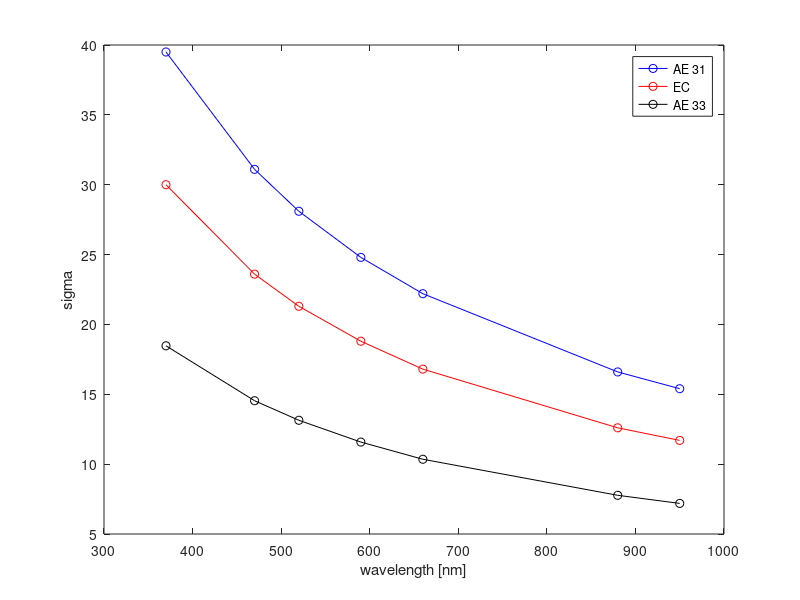

Source code (MATLAB): (Note: this script raises an error after producing the figure.)
function aeth = proc_aeth_2spot


% Aetheometer mass absorption cross-sections
% These aren't final form.
% Ultimately would want to quantitatively assess:
%    A) The explicit benefit of different duration box-car smoothing on
%    PSAP and on AE33.  Looks likely that Allan variance will limit benefit
%    of longer averaging of AE33 to fairly short durations.
%    B)Quantitative bi-square regression of PSAP vs AE33, both uncorrected
%    C)Quantitative bi-square regression of PSAP vs AE33, both corrected
%    for filter loading, multiple scattering
%    D) Consistent method to assess statistical noise.  Maybe need to
%    request a test with filtered air?

spec_attn.AE31.nm = [370,470,520,590,660,880,950];
spec_attn.AE31.sigma = [39.5, 31.1, 28.1, 24.8, 22.2, 16.6, 15.4];
spec_attn.AE31.P = polyfit(log(spec_attn.AE31.nm./1000), log(spec_attn.AE31.sigma), 1);P.AE31 = spec_attn.AE31.P;

spec_attn.EC.nm = [370,470,520,590,660,880,950];
spec_attn.EC.sigma = [30,23.6,21.3,18.8, 16.8, 12.6, 11.7];
spec_attn.EC.P = polyfit(log(spec_attn.EC.nm./1000), log(spec_attn.EC.sigma), 1);P.EC = spec_attn.EC.P ;

%From Aeth33 manual

spec_attn.AE33.nm = [370,470,520,590,660,880,950];
spec_attn.AE33.sigma = [18.47, 14.54, 13.14, 11.58, 10.35, 7.77, 7.19];
spec_attn.AE33.P = polyfit(log(spec_attn.AE33.nm./1000), log(spec_attn.AE33.sigma), 1);P.AE33 = spec_attn.AE33.P;

% 
% 
figure; 
plot(spec_attn.AE31.nm, spec_attn.AE31.sigma, 'bo-', ...
   spec_attn.EC.nm, spec_attn.EC.sigma, 'ro-', ...
   spec_attn.AE33.nm, spec_attn.AE33.sigma, 'ko-');
lg = legend('AE 31','EC','AE 33');set(lg,'interp','none');
xlabel('wavelength [nm]');
ylabel('sigma')
logx; logy;

% The function "anc_bundle_files" reads one or more ARM netcdf files and 
% concatenates or 'bundles' them together into a single structure
% psap3w = ARM_display_beta;
aeth = anc_bundle_files(getfullname('*aosae*.nc','aeth')); % aeth = ARM_display_beta;
ae_data = aeth.vdata;
ae_data.time = aeth.time;
ae_meta.vars = aeth.vatts;
ae_meta.global = aeth.gatts;

% According to manual, define ATN0 when bit 1 = 0 and bit 2 = 1
ii = find( ~bitget(aeth.vdata.instrument_status,1) & bitget(aeth.vdata.instrument_status,2));

tr_1 = aeth.vdata.sample_intensity_spot_1./aeth.vdata.reference_intensity; 
tr_2 = aeth.vdata.sample_intensity_spot_2./aeth.vdata.reference_intensity; 
Tr_1 = tr_1; Tr_2 = tr_2;
for aa = ii
    Tr_1(:,aa:end) = tr_1(:,aa:end)./(tr_1(:,aa)*ones(size(aeth.time(aa:end))));
    Tr_2(:,aa:end) = tr_2(:,aa:end)./(tr_2(:,aa)*ones(size(aeth.time(aa:end))));
    
end
ATN_1 = -100.*log(Tr_1);

figure_; these = plot(aeth.time,Tr_1, '-'); title('Tr spot 1'); dynamicDateTicks;
axs(4) = gca; % ylim([-.1, 1.1]);
recolor(these,[aeth.vdata.wavelength ; aeth.vdata.wavelength]); colorbar;
xl = xlim;


% figure; plot(aeth.time, ae_data.power_supply_temperature,'-'); dynamicDateTicks
% legend('power supply temperature');
% xlim(xl);

% ARM_display_beta;
 % According to Gunnar, we have tape 8050 with an assumed Zeta 0.025
% % Also according MaGee according to Gunnar, AE33 spot size is 10 mm diam
spot_area = pi .* 5.^2;
% The function "smooth_Bab" applies a 60-second box-car smoother to the transmittance
% and integrates the sample flow over the same temporal window to produce
% raw absorption coefficients Bab_raw and also reports the integrated
% volume and effective length for the supplied spot_are. 
% Note that the 60-second smoother is a sliding window so the data is still
% provided at 1-second intervals
% Also, "smooth_Bab" was modified to accept a multi-dimensional Tr which
% saves some processing time by not needing to re-integrate the same sample
% flow for each supplied Tr.

disp('Be patient, the integral and smoother take a little while');

tic
[Bab_1_raw_1m, dV1_ss, dL1_ss] = smooth_Bab(aeth.time, aeth.vdata.sample_flow_rate_spot_1, Tr_1,60, spot_area);toc
% tic
% [Bab_1_raw_3m] = smooth_Bab(aeth.time, aeth.vdata.sample_flow_rate_spot_1, Tr_1,180, spot_area);toc
% [Bab_1_raw_2m] = smooth_Bab(aeth.time, aeth.vdata.sample_flow_rate_spot_1, Tr_1,120, spot_area);toc
[Bab_1_raw_30s] = smooth_Bab(aeth.time, aeth.vdata.sample_flow_rate_spot_1, Tr_1,30, spot_area);toc

figure; plot(aeth.time, Bab_1_raw_30s(2,:), '.',aeth.time, Bab_1_raw_1m(2,:), 'x'); 
dynamicDateTicks;zoom('on');
legend('Ba AE33 30s','Ba AE33 1m')

[Bab_2_raw_1m, dV2_ss, dL2_ss] = smooth_Bab(aeth.time, aeth.vdata.sample_flow_rate_spot_2, Tr_2,60, spot_area);toc


Wein_C = 1.57; % Weingartner multiple scattering correction parameter C
Wein_C = 1.39; % C consistent with lab testing at TROPOS in Leipzig.
% Wein_C = 1.77; % Weingartner multiple scattering correction parameter C
 % suggestion from Gunnar that we use zeta 0.025
 % results in a strong match between McGee reported BC values (smoothed to
 % 60s) and my 1m comparable value computed from raw intensities with
 % Wein_C = 1.39 and zeta correction applied. 
zeta_leak = 0.025; 
Bab_1_1m= Bab_1_raw_1m./(Wein_C.*(1-zeta_leak)); Bab_2_1m = Bab_2_raw_1m./(Wein_C.*(1-zeta_leak));
psap1s = anc_load;
figure; plot(aeth.time, Bab_1_raw_1m(2,:), '-x', psap1s.time, psap1s.vdata.Ba_B_raw,'kx-'); dynamicDateTicks
figure; plot(aeth.time, Bab_1_1m(2,:), '-x', psap1s.time, psap1s.vdata.Ba_B_raw,'kx-'); dynamicDateTicks
%The values for B2_raw and B1_raw are from the raw file reported by AE33
B2_raw = aeth.vdata.equivalent_black_carbon_spot_2_uncorrected;
B1_raw = aeth.vdata.equivalent_black_carbon_spot_1_uncorrected;

% The values for B1 and B2 below are computed from the raw intensities in
% the file but have been averaged as per smooth_Bab
% units.  Bab is in 1/Mm.  sigma is m2/g but BC is in ng/m^3
B1 = 1e3.*Bab_1_1m ./ (spec_attn.AE33.sigma' * ones([1,length(aeth.time)]));
B2 = 1e3.*Bab_2_1m ./(spec_attn.AE33.sigma' * ones([1,length(aeth.time)]));

v = axis;
figure; plot(aeth.time, B1(2,:), 'x',smooth(aeth.time,60), smooth(B1_raw(2,:),60),'o'); dynamicDateTicks; zoom('on');
legend('mine BC','McGee BC');
axis(v)
% What follows is the unsuccessful attempt to reproduce the loading factor
% K.  I'm pretty sure I've derived it correctly but the definition below
% fails to reproduce the raw values reported in the AE33 ASCII stream.
% Seems like there is some black magic going on, possibly the weighting
% described in Drinovec (doi:10.5194/amt-8-1965-2015) 
ATN1 = -100.*(log(Tr_1));
ATN2 = -100.*(log(Tr_2));
K = (B1-B2)./(B1.*ATN2-B2.*ATN1);

%The following values are "downsampled" to a 60-second grid.
aeth_1m.time = downsample(aeth.time,60);
aeth_1m.B1_raw = downsample(B1_raw',60)';
aeth_1m.B2_raw = downsample(B2_raw',60)';
aeth_1m.B1_cjf = downsample(B1',60)';
aeth_1m.B2_cjf = downsample(B2',60)';
aeth_1m.K_raw = downsample(aeth.vdata.loading_correction_factor',60)';
aeth_1m.ATN1 = interp1(aeth.time, ATN1',aeth_1m.time,'nearest')';
aeth_1m.ATN2 = interp1(aeth.time, ATN2',aeth_1m.time,'nearest')';
aeth_1m.K = (aeth_1m.B1_cjf-aeth_1m.B2_cjf)./(aeth_1m.B1_cjf.*aeth_1m.ATN2-aeth_1m.B2_cjf.*aeth_1m.ATN1);
aeth_1m.K = downsample(K',60)';
aeth_1m.Ba_1 = downsample(Bab_1_1m',60)';
aeth_1m.Ba_2 = downsample(Bab_2_1m',60)';

%The following samples are "downsampled" to a 5-minute grid
aeth_5m.time = downsample(aeth.time,300);
aeth_5m.B1_raw = downsample(B1_raw',300)';
aeth_5m.B2_raw = downsample(B2_raw',300)';
aeth_5m.B1_cjf = downsample(B1',300)';
aeth_5m.B2_cjf = downsample(B2',300)';
aeth_5m.K_raw = downsample(aeth.vdata.loading_correction_factor',300)';
aeth_5m.ATN1 = interp1(aeth.time, ATN1',aeth_5m.time,'nearest')';
aeth_5m.ATN2 = interp1(aeth.time, ATN2',aeth_5m.time,'nearest')';
aeth_5m.K = (aeth_5m.B1_cjf-aeth_5m.B2_cjf)./(aeth_5m.B1_cjf.*aeth_5m.ATN2-aeth_5m.B2_cjf.*aeth_5m.ATN1);
aeth_5m.K = downsample(K',300)';
aeth_5m.Ba_1 = downsample(Bab_1_1m',300)';
aeth_5m.Ba_2 = downsample(Bab_2_1m',300)';

%Compare the 5-minute averages of my computed BC values (which used a
%60-degree sliding window in Transmittance) with a straight 5-minute
%average of the raw AE33 reported BC which were computed from 1-s data
figure; plot(aeth_5m.time, aeth_5m.B1_cjf([2,3,5],:)./aeth_5m.B1_raw([2,3,5],:),'.'); 
dynamicDateTicks;  title('BC1 mine / MaGee');ylim([0.5,1.3]);

% Same as above but for the canonical wavelegth #6
figure; plot(aeth_5m.time, aeth_5m.B1_cjf([6],:),'o',aeth_5m.time, aeth_5m.B1_raw([6],:),'x'); 
dynamicDateTicks;  legend('BC1 mine','BC1 MaGee')

% Plot the loading factor reported in the AE33 file and my unsuccessful attempt to
% reproduce it.
figure; these = plot(aeth.time, aeth.vdata.loading_correction_factor,'.'); recolor(these,aeth.vdata.wavelength);
figure; these = plot(aeth.time, K, '-'); recolor(these, aeth.vdata.wavelength); 
linkexes

% Same as above  but for 5m averages.
figure; plot(aeth_5m.time, aeth_5m.K(1:4,:), '.', aeth_5m.time, aeth_5m.K_raw([1 3],:),'k.')
% ,aeth_1m.time, aeth_1m.B1_cjf([2,3,5],:),'o'); 
dynamicDateTicks;  


return

xl_ = aeth.time>=xl(1)&aeth.time<xl(2);
ae = anc_sift(aeth, xl_);

figure; plot(ae.time, ae.vdata.equivalent_black_carbon_spot_1_uncorrected(1,:),'o',ae.time, ae.vdata.equivalent_black_carbon(1,:),'x'); dynamicDateTicks



% ae1m is downsampled aeth to 1 min.
ATN1 = 1100.*(log(Tr_1(1,:))); figure; plot(aeth.time, ATN1,'.'); legend('ATN1')
 k1 = aeth.vdata.loading_correction_factor(1,:);
 k_1m = interp1(aeth.time, k1, ae1m.time,'linear');
 ATN1_1m = interp1(aeth.time, ATN1, ae1m.time,'linear');
 BC1_raw =  ae1m.vdata.equivalent_black_carbon_spot_1_uncorrected(1,:);
BC1 = BC1_raw./(1-k_1m.*ATN1_1m);
%Now compare BC1 to equivalent_black_carbon(1,:);
figure; plot(ae1m.time, BC1,'x',ae1m.time, ae1m.vdata.equivalent_black_carbon(1,:),'o');
title('Check of eBC with infile k');
legend('BC from k','BC from file')

